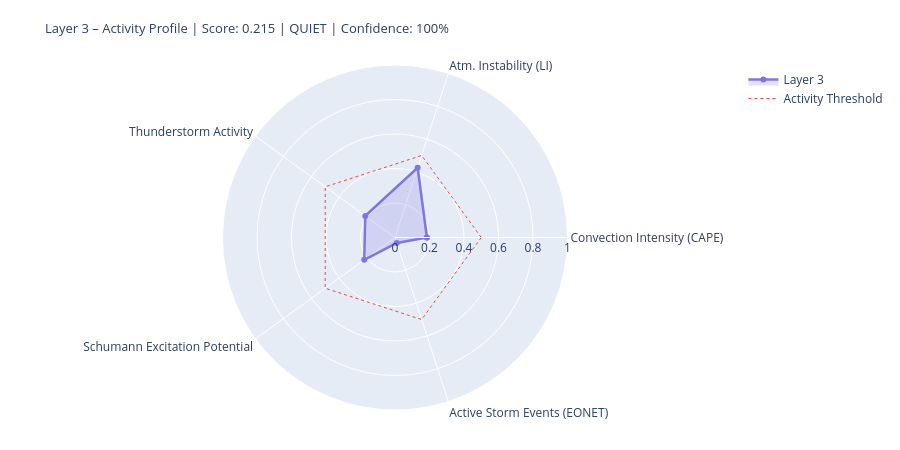

Notebook cell for this chart:
### Markdown cell above
---
## 4. State Assessment & Handoff to Layer 4/5

### Code cell
# ============================================================
# LAYER-3-SCORE
# Five dynamic components
# ============================================================

def norm(v, lo, hi):
    if v is None or (isinstance(v, float) and math.isnan(v)): return None
    return round(max(0.0, min(1.0, (v - lo) / (hi - lo))), 4)

# --- 1) Convection intensity (global CAPE mean) ---
cape_mean = df_atm['cape'].dropna().mean() if not df_atm.empty else None
conv_score = norm(cape_mean, 0, 3000)
conv_src   = 'primary' if cape_mean is not None else 'missing'

# --- 2) Atmospheric instability (LI mean) ---
li_mean   = df_atm['li'].dropna().mean() if not df_atm.empty else None
# Negative LI = unstable → higher score
instab_score = norm(-li_mean if li_mean is not None else None, -6, 6)
instab_src   = 'primary' if li_mean is not None else 'missing'

# --- 3) Thunderstorm activity (mean thunder score + WMO count) ---
thunder_mean = df_atm['thunder_score'].mean() if not df_atm.empty else None
n_thunder    = int(df_atm['thunderstorm'].sum()) if not df_atm.empty else 0
thunder_score_val = norm(
    (thunder_mean or 0) * 0.7 + n_thunder * 0.1, 0, 1.0
) if thunder_mean is not None else None
thunder_src = 'primary'

# --- 4) Schumann excitation potential (weighted Schumann contribution) ---
schumann_pot = df_atm['schumann_contribution'].mean() if not df_atm.empty else None
# Boosted by Layer-2 thunderstorm trigger
if schumann_pot is not None and l2_thunder:
    schumann_pot = min(1.0, schumann_pot * 1.2)
schumann_score = norm(schumann_pot, 0, 1.0) if schumann_pot is not None else None
schumann_src   = 'derived'

# --- 5) Storm activity (NASA EONET) ---
# Distinction: None = data not loaded, 0.0 = loaded but no events
storm_score = None
storm_src   = 'missing'
if raw.get('storms') is not None:          # API reached successfully
    storm_score = norm(len(storm_events), 0, 30) if storm_events else 0.0
    storm_src   = 'primary'

# X-Ray and Kp: context only, not in dynamic score
# (X-Ray = Layer-0/4 driver; Kp = geomagnetic index, not a lightning proxy)
xray_context = None
if raw.get('xray'):
    df_xc = pd.DataFrame(raw['xray'])
    fc = next((c for c in df_xc.columns
               if any(k in c.lower() for k in ['flux','long']) and 'time' not in c.lower()),
              df_xc.columns[1])
    df_xc[fc] = pd.to_numeric(df_xc[fc], errors='coerce')
    xray_last = df_xc[fc].dropna().iloc[-1] if not df_xc[fc].dropna().empty else None
    if xray_last:
        xray_class = ('X' if xray_last>=1e-4 else 'M' if xray_last>=1e-5
                      else 'C' if xray_last>=1e-6 else 'B')
        xray_context = {'flux': float(xray_last), 'class': xray_class}
        print(f'X-Ray context: {xray_class}-class ({xray_last:.2e} W/m²)')

# --- Aggregate ---
COMPONENTS = {
    'Convection Intensity (CAPE)':  {'score': conv_score,       'source': conv_src,    'dynamic': True},
    'Atm. Instability (LI)':         {'score': instab_score,     'source': instab_src,  'dynamic': True},
    'Thunderstorm Activity':              {'score': thunder_score_val, 'source': thunder_src, 'dynamic': True},
    'Schumann Excitation Potential':   {'score': schumann_score,   'source': schumann_src,'dynamic': True},
    'Active Storm Events (EONET)': {'score': storm_score,      'source': storm_src,   'dynamic': True},
}

available   = {k: v['score'] for k, v in COMPONENTS.items() if v['score'] is not None}
unavailable = [k for k, v in COMPONENTS.items() if v['score'] is None]
layer3_score = round(sum(available.values()) / len(available), 4) if available else None
confidence   = round(len(available) / len(COMPONENTS), 2)
level = ('unknown' if layer3_score is None
         else 'quiet'   if layer3_score < 0.3
         else 'moderate' if layer3_score < 0.6
         else 'active')
dominant_l3 = max(available, key=available.get) if available else 'none'

# --- Ausgabe ---
W = 68
print('=' * W)
print('LAYER 3 – ATMOSPHERE / WEATHER / THUNDERSTORMS – STATE ASSESSMENT')
print('=' * W)
for name, comp in COMPONENTS.items():
    s = comp['score']
    if s is not None:
        bar = '█' * int(s * 20) + '░' * (20 - int(s * 20))
        print(f'  {name:<36} {bar}  {s:.3f}  [{comp["source"]}]')
    else:
        print(f'  {name:<36} {"─" * 20}  n/a   [missing]')
print('-' * W)
print(f'  Score:        {layer3_score:.3f}  ({len(available)}/{len(COMPONENTS)} components)')
print(f'  Confidence:   {confidence:.0%}')
print(f'  Level:        {level.upper()}')
print(f'  Dominant:     {dominant_l3}')
print(f'  CAPE mean:    {cape_mean:.0f} J/kg' if cape_mean else '  CAPE mean:    n/a')
print(f'  LI mean:      {li_mean:.1f} K' if li_mean is not None else '  LI mean:      n/a')
print(f'  Thunderstorms:{n_thunder} points (WMO)  +  {len(storm_events)} NASA EONET')
print('=' * W)

# Radar
cats   = list(available.keys())
vals_r = list(available.values())
if len(cats) >= 3:
    fig = go.Figure()
    fig.add_trace(go.Scatterpolar(
        r=vals_r + [vals_r[0]], theta=cats + [cats[0]],
        fill='toself', fillcolor='rgba(127,119,221,0.22)',
        line=dict(color='#7F77DD', width=2.5), name='Layer 3'
    ))
    fig.add_trace(go.Scatterpolar(
        r=[0.5] * (len(cats)+1), theta=cats + [cats[0]],
        line=dict(color='#E24B4A', dash='dot', width=1),
        mode='lines', name='Activity Threshold'
    ))
    fig.update_layout(
        title=dict(
            text=f'Layer 3 – Activity Profile | Score: {layer3_score:.3f} | {level.upper()} | Confidence: {confidence:.0%}',
            font=dict(size=13)
        ),
        polar=dict(radialaxis=dict(visible=True, range=[0, 1])),
        height=450, showlegend=True,
        margin=dict(l=60, r=60, t=65, b=40)
    )
    fig.show()

### Figure 1 — Plotly figure (JSON) as saved in the notebook; plotly's stock layout.template omitted (floating-point values rounded to 4 significant figures)
{"data": [{"fill": "toself", "fillcolor": "rgba(127,119,221,0.22)", "line": {"color": "#7F77DD", "width": 2.5}, "name": "Layer 3", "r": [0.185, 0.425, 0.213, 0.2205, 0.0333, 0.185], "theta": ["Convection Intensity (CAPE)", "Atm. Instability (LI)", "Thunderstorm Activity", "Schumann Excitation Potential", "Active Storm Events (EONET)", "Convection Intensity (CAPE)"], "type": "scatterpolar"}, {"line": {"color": "#E24B4A", "dash": "dot", "width": 1}, "mode": "lines", "name": "Activity Threshold", "r": [0.5, 0.5, 0.5, 0.5, 0.5, 0.5], "theta": ["Convection Intensity (CAPE)", "Atm. Instability (LI)", "Thunderstorm Activity", "Schumann Excitation Potential", "Active Storm Events (EONET)", "Convection Intensity (CAPE)"], "type": "scatterpolar"}], "layout": {"height": 450, "margin": {"b": 40, "l": 60, "r": 60, "t": 65}, "polar": {"radialaxis": {"range": [0, 1], "visible": true}}, "showlegend": true, "title": {"font": {"size": 13}, "text": "Layer 3 – Activity Profile | Score: 0.215 | QUIET | Confidence: 100%"}}}
